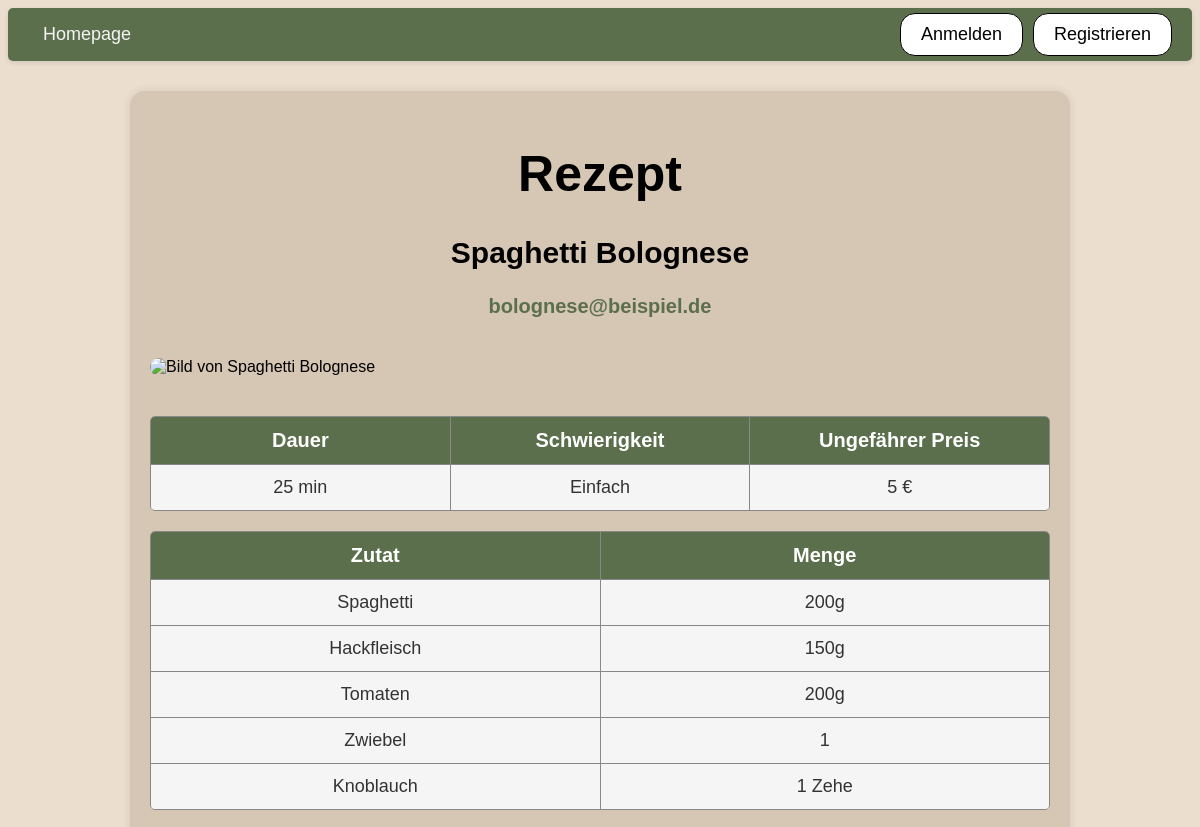
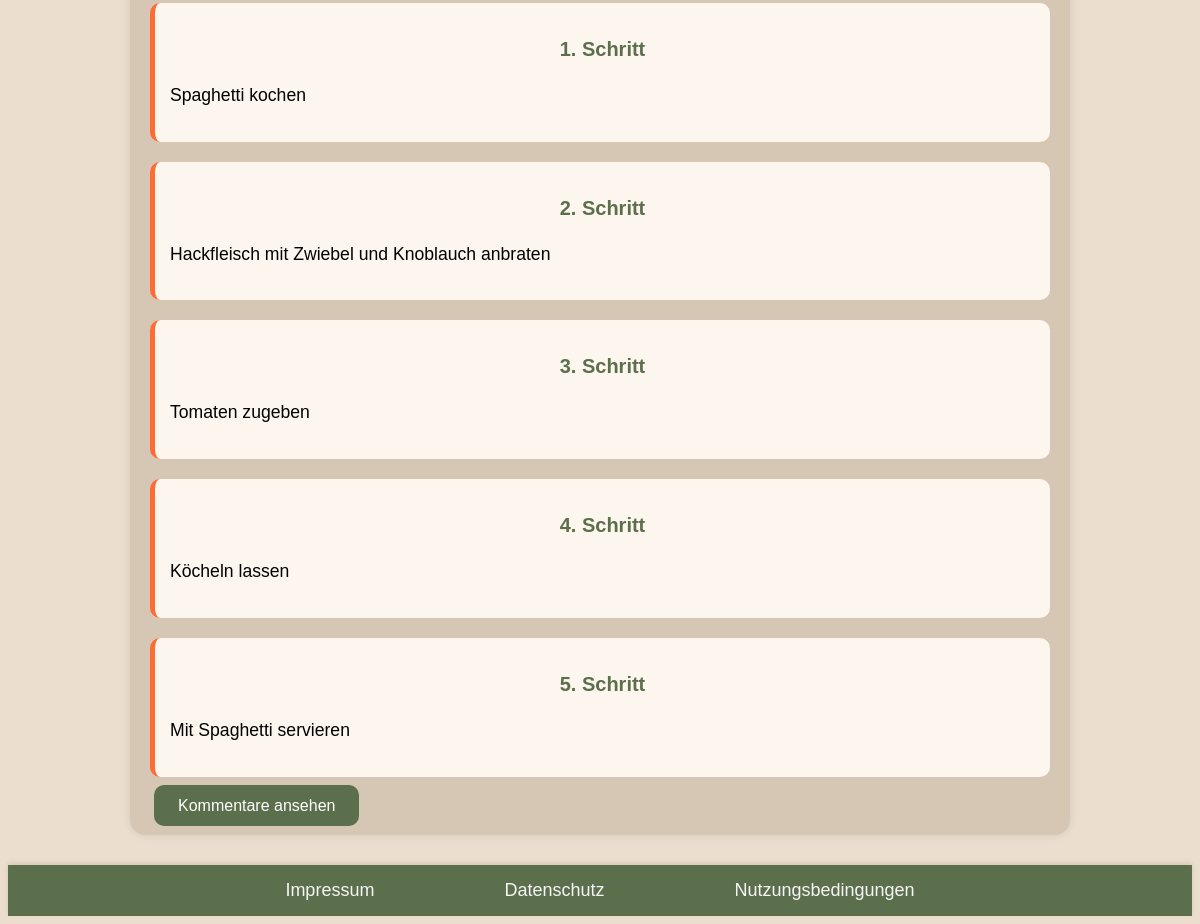
Page /rezept.php?id=2 on the committed database (2 pictures, top to bottom).
### tables this page shows
CREATE TABLE rezept (
                        id INTEGER PRIMARY KEY AUTOINCREMENT,
                        titel TEXT,
                        email TEXT,
                        kurzbeschreibung TEXT,
                        dauer INTEGER,
                        schwierigkeit TEXT,
                        preis REAL,
                        zutaten TEXT,
                        menge TEXT,
                        anleitung TEXT,
                        bild BLOB,
                        datum text
                    );

### rezept.php (called while the page is built, shortened)
<?php
require_once "php/controller/RezeptController.php";
$rezeptController = new RezeptController();
$entry = $rezeptController->readEntry();
require_once "php/view/RezeptEintrag-show.php";

### php/model/RezeptPDOSQLite.php (called while the page is built, shortened)
<?php
require_once "RezeptEintrag.php";
class RezeptPDOSQLite implements RezeptDAO
{
    private static $instance = null;
    public static function getInstance()
    {
        if (self::$instance === null) {
            self::$instance = new RezeptPDOSQLite();
        }
        return self::$instance;
    }
    public function readEntry($id)
    {
        try {
            $db = $this->getConnection();
            return $this->getEntry($id, $db);
        } catch (PDOException $exc) {
            throw new InternalErrorException();
        }
    }
    public function getEntry($id, $db)
    {
        try {
            $sql = "SELECT * FROM rezept WHERE id=:id LIMIT 1";
            $command = $db->prepare($sql);
            if (!$command->execute([":id" => $id])) {
                throw new InternalErrorException();
            }
            $result = $command->fetchAll();
            $entry = $result[0];
            return new RezeptEintrag(
                $entry["id"],
                $entry["titel"],
                $entry["email"],
                $entry["kurzbeschreibung"],
                $entry["dauer"],
                $entry["schwierigkeit"],
                $entry["preis"],
                $entry["zutaten"],
                $entry["menge"],
                $entry["anleitung"],
                $entry["bild"],
                $entry["datum"]
            );
        } catch (PDOException $exc) {
            throw new InternalErrorException();
        }
    }
    private function getConnection()
    {
        try {
            $user = 'root';
            $pw = null;
            $dsn = 'sqlite:db/rezept.db';
            $db = new PDO($dsn, $user, $pw);
            $db->exec("PRAGMA foreign_keys = ON;");
            return $db;
        } catch (PDOException $e) {
            throw new InternalErrorException();
        }
    }
}

### php/model/Rezept.php (called while the page is built, shortened)
<?php
require_once "php/model/RezeptPDOSQLite.php";
class Rezept{
    public static function getInstance(){
        return RezeptPDOSQLite::getInstance();
    }
}
?>

### php/controller/RezeptController.php (called while the page is built, shortened)
<?php
require_once "php/model/RezeptEintrag.php";
require_once "php/model/Rezept.php";
class RezeptController
{
    public function readEntry()
    {
        try {
            $id = intval($_GET["id"]);
            $rezept = Rezept::getInstance();
            $entry = $rezept->readEntry($id);
            return $entry;
        } catch (MissingEntryException $exc) {
            $this->handleMissingEntryException();
        } catch (InternalErrorException $exc) {
            $this->handleInternalErrorException();
        }
    }
}

### php/model/RezeptEintrag.php (called while the page is built, shortened)
<?php
class RezeptEintrag
{
    private $id;
    private $titel;
    private $email;
    private $dauer;
    private $schwierigkeit;
    private $preis;
    private $zutaten = [];
    private $menge = [];
    private $anleitung;
    public function __construct($id, $titel, $email, $kurzbeschreibung, $dauer, $schwierigkeit, $preis, $zutaten, $menge, $anleitung, $bild, $datum)
    {
        $this->id = $id;
        $this->titel = $titel;
        $this->email = $email;
        $this->dauer = $dauer;
        $this->schwierigkeit = $schwierigkeit;
        $this->preis = $preis;
        $this->zutaten = is_array($zutaten) ? $zutaten : explode('||', $zutaten);
        $this->menge = is_array($menge) ? $menge : explode('||', $menge);
        $this->anleitung = $anleitung;
    }
    public function getId()
    {
        return $this->id;
    }
    public function getTitel()
    {
        return $this->titel;
    }
    public function getEmail()
    {
        return $this->email;
    }
    public function getDauer()
    {
        return $this->dauer;
    }
    public function getSchwierigkeit()
    {
        return $this->schwierigkeit;
    }
    public function getPreis()
    {
        return $this->preis;
    }
    public function getZutaten()
    {
        return $this->zutaten;
    }
    public function getMenge()
    {
        return $this->menge;
    }
    public function getAnleitungArray()
    {
        return explode('||', $this->anleitung);
    }
}

### php/view/rezeptEintrag-show.php (the view, shortened to what this page needs)
<?php
require_once "php/include/head.php";
?>
<body>
    <?php
    require_once "php/include/header.php";
    ?>
    <main class="rezept-container">
        <h1>Rezept</h1>
        <h2>
            <?= htmlspecialchars($entry->getTitel()) ?>
        </h2>
        <h3>
            <?= htmlspecialchars($entry->getEmail()) ?>
        </h3>
        <img
            src="rezeptBild.php?id=<?= urlencode($entry->getId()) ?>"
            alt="Bild von <?= htmlspecialchars($entry->getTitel()) ?>"
            title="<?= htmlspecialchars($entry->getTitel()) ?>"
            class="rezept-bild" />
        <div class="table-container info-table">
            <div class="table-header">
                <div>Dauer</div>
                <div>Schwierigkeit</div>
                <div>Ungefährer Preis</div>
            </div>
            <div class="table-row">
                <div class="table-cell"><?= htmlspecialchars($entry->getDauer()) ?> min</div>
                <div class="table-cell"><?= htmlspecialchars($entry->getSchwierigkeit()) ?></div>
                <div class="table-cell"><?= htmlspecialchars($entry->getPreis()) ?> €</div>
            </div>
        </div>
        <?php
        $zutatenArr = $entry->getZutaten();
        $mengeArr = $entry->getMenge();
        ?>
        <div class="table-container">
            <div class="table-header">
                <div>Zutat</div>
                <div>Menge</div>
            </div>
            <?php for ($i = 0; $i < count($zutatenArr); $i++): ?>
                <div class="table-row">
                    <div><?= htmlspecialchars($zutatenArr[$i] ?? '') ?></div>
                    <div><?= htmlspecialchars($mengeArr[$i] ?? '') ?></div>
                </div>
            <?php endfor; ?>
        </div>
        <?php $anleitungArr = $entry->getAnleitungArray(); ?>
        <?php foreach ($anleitungArr as $i => $schritt): ?>
            <div class="rezept-schritt">
                <h3><?= ($i + 1) ?>. Schritt</h3>
                <p><?= htmlspecialchars($schritt) ?></p>
            </div>
        <?php endforeach; ?>
        <a href="kommentare.php?id=<?= urlencode($entry->getId()) ?>" class="rezept-button">Kommentare ansehen </a>
    </main>
    <?php
    include_once "php/include/footer.php"
    ?>
</body>
</html>

### css/index.css (style rules this page uses)
body { background-color: rgb(235, 222, 207);; font-family: sans-serif; }
h1 { color: Black; font-family: sans-serif; font-size: 50px; text-align: center; }

### css/rezept.css (style rules this page uses)
.rezept-container { max-width: 900px; margin: 30px auto; background-color: #D6C6B4; padding: 20px; border-radius: 15px; box-shadow: 0 0 10px rgba(0, 0, 0, 0.1); }
.rezept-container h2 { color: black; text-align: center; font-family: sans-serif; font-size: 30px; word-break: break-word; overflow-wrap: break-word; }
.rezept-container h3 { color: #5C6F4D; text-align: center; font-family: sans-serif; font-size: 20px; word-break: break-word; overflow-wrap: break-word; }
.rezept-container p, .rezept-container li { font-size: 1.1em; line-height: 1.6; font-family: sans-serif; }
.rezept-schritt { background-color: #fdf6ee; border-left: 5px solid #FF6B35; padding: 15px; margin: 20px 0; border-radius: 10px; }
.rezept-schritt p { word-break: break-word; overflow-wrap: break-word; }
.rezept-bild { width: 100%; max-height: 400px; object-fit: cover; border-radius: 10px; margin: 20px 0; }
.rezept-button { background-color: #5C6F4D; color: white; border: none; padding: 12px 24px; margin: 4px; border-radius: 10px; font-size: 16px; text-decoration: none; cursor: pointer; transition: 0.3s ease; }
.table-container { display: flex; flex-direction: column; margin: 20px 0; border: 1px solid #888; border-radius: 5px; overflow: hidden; font-family: sans-serif; }
.table-header, .table-row { display: flex; justify-content: space-between; text-align: center; }
.table-header { background-color: #5C6F4D; color: white; font-weight: bold; font-size: 20px; }
.table-header div, .table-row div { flex: 1; padding: 12px; border-right: 1px solid #888; word-break: break-word; overflow: break-word; white-space: normal; }
.table-header div:last-child, .table-row div:last-child { border-right: none; }
.table-row { background-color: #f5f5f5; color: #333; border-top: 1px solid #888; font-size: 18px; }

### rows in the picture
rezept: titel "Spaghetti Bolognese", email "bolognese@beispiel.de", dauer "25", schwierigkeit "Einfach", preis "5", anleitung "Spaghetti kochen", anleitung "Hackfleisch mit Zwiebel und Knoblauch anbraten", anleitung "Tomaten zugeben", anleitung "Köcheln lassen", anleitung "Mit Spaghetti servieren"

### other values in the picture
$zutatenArr[$i] "Spaghetti"
$mengeArr[$i] "200g"
$zutatenArr[$i] "Hackfleisch"
$mengeArr[$i] "150g"
$zutatenArr[$i] "Tomaten"
$zutatenArr[$i] "Zwiebel"
$mengeArr[$i] "1"
$zutatenArr[$i] "Knoblauch"
$mengeArr[$i] "1 Zehe"
